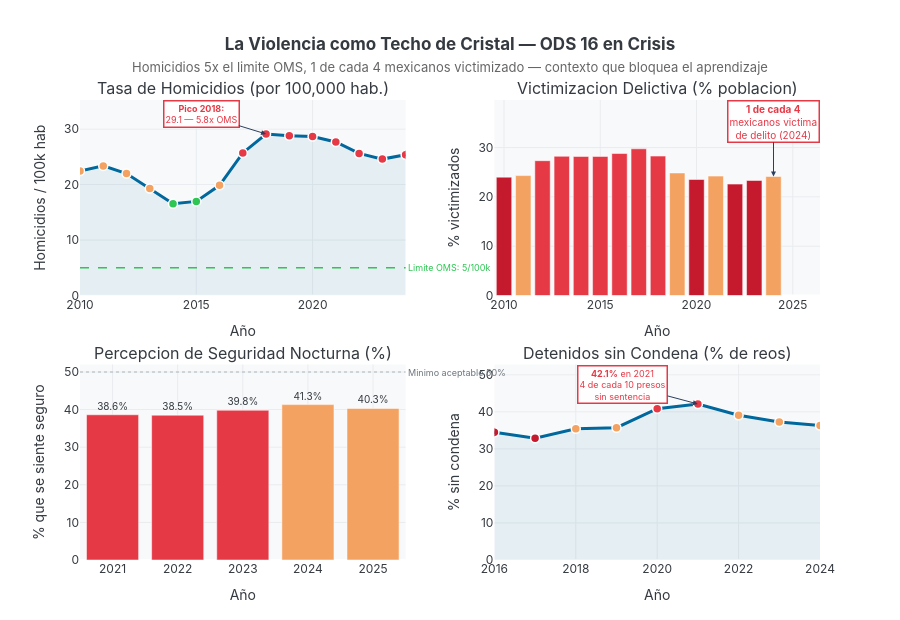

Source (notebook cell):
### Markdown cell above
## Acto IV — La Violencia como Techo de Cristal
¿Cómo aprende un niño cuando su comunidad vive bajo amenaza? La tasa de homicidios en México
(**25.4/100k en 2024**) quintuplica el umbral de epidemia de la OMS (5/100k). El **24 %** de la
población fue víctima de un delito en 2024. Solo el **40 %** se siente seguro al caminar de noche.
El ODS 16 no es sólo una meta de gobernanza — es el suelo sobre el que descansa el ODS 4.

### Code cell
# ══════════════════════════════════════════════════════════════════════════════
# FIGURA 4 — La Violencia como Techo de Cristal
# ══════════════════════════════════════════════════════════════════════════════
homicidios   = get_serie('16.1.1')
victimizacion = get_serie('16N.1.1')
seg_nocturna  = get_serie('16.1.4')
pretrial      = get_serie('16.3.2')

fig4 = make_subplots(
    rows=2, cols=2,
    subplot_titles=[
        'Tasa de Homicidios (por 100,000 hab.)',
        'Victimizacion Delictiva (% poblacion)',
        'Percepcion de Seguridad Nocturna (%)',
        'Detenidos sin Condena (% de reos)'
    ],
    vertical_spacing=0.15, horizontal_spacing=0.12
)

# ── Panel 1: Homicidios ───────────────────────────────────────────────────────
hom_colors = [C_ALERTA if v > 24 else C_ACENTO if v > 17 else C_MEJORA for v in homicidios['valor']]
fig4.add_trace(go.Scatter(
    x=homicidios['periodo'], y=homicidios['valor'],
    mode='lines+markers',
    line=dict(color=C_ODS16, width=3),
    marker=dict(size=9, color=hom_colors, line=dict(width=1.5, color='white')),
    fill='tozeroy', fillcolor='rgba(0,104,157,0.08)',
    showlegend=False,
    hovertemplate='<b>%{x}</b><br>Homicidios: <b>%{y:.1f}</b>/100k<extra></extra>'
), row=1, col=1)

fig4.add_hline(
    y=5, line_width=1.5, line_dash='dash', line_color=C_MEJORA,
    annotation_text='Limite OMS: 5/100k',
    annotation_position='right',
    annotation_font=dict(size=9, color=C_MEJORA),
    row=1, col=1
)
fig4.add_annotation(
    x=2018, y=29.12,
    text='<b>Pico 2018:</b><br>29.1 — 5.8x OMS',
    showarrow=True, arrowhead=2, ax=-65, ay=-20,
    font=dict(size=9, color=C_ALERTA),
    bgcolor='rgba(255,255,255,0.9)', bordercolor=C_ALERTA, borderwidth=1.5,
    row=1, col=1
)

# ── Panel 2: Victimización ────────────────────────────────────────────────────
vict_colors = [C_ALERTA if v > 27 else C_ACENTO if v > 24 else C_ODS4 for v in victimizacion['valor']]
fig4.add_trace(go.Bar(
    x=victimizacion['periodo'], y=victimizacion['valor'],
    marker_color=vict_colors,
    marker_line_color='white', marker_line_width=0.5,
    showlegend=False,
    hovertemplate='<b>%{x}</b><br>Victimizacion: <b>%{y:.1f}%</b><extra></extra>'
), row=1, col=2)

fig4.add_annotation(
    x=2024, y=24.13,
    text='<b>1 de cada 4</b><br>mexicanos victima<br>de delito (2024)',
    showarrow=True, arrowhead=2, ax=0, ay=-55,
    font=dict(size=10, color=C_ALERTA),
    bgcolor='rgba(255,255,255,0.9)', bordercolor=C_ALERTA, borderwidth=1.5,
    row=1, col=2
)

# ── Panel 3: Seguridad nocturna ───────────────────────────────────────────────
seg_colors = [C_ALERTA if v < 40 else C_ACENTO if v < 42 else C_ODS4 for v in seg_nocturna['valor']]
fig4.add_trace(go.Bar(
    x=seg_nocturna['periodo'], y=seg_nocturna['valor'],
    marker_color=seg_colors,
    marker_line_color='white', marker_line_width=0.5,
    text=['{:.1f}%'.format(v) for v in seg_nocturna['valor']],
    textposition='outside', textfont=dict(size=10),
    showlegend=False,
    hovertemplate='<b>%{x}</b><br>Se siente seguro: <b>%{y:.1f}%</b><extra></extra>'
), row=2, col=1)

fig4.add_hline(
    y=50, line_width=1, line_dash='dot', line_color='#ADB5BD',
    annotation_text='Minimo aceptable 50%',
    annotation_position='right',
    annotation_font=dict(size=9, color='#6C757D'),
    row=2, col=1
)

# ── Panel 4: Presos sin condena ───────────────────────────────────────────────
pt_colors = [C_ALERTA if v > 40 else C_ACENTO if v > 35 else C_ODS4 for v in pretrial['valor']]
fig4.add_trace(go.Scatter(
    x=pretrial['periodo'], y=pretrial['valor'],
    mode='lines+markers',
    line=dict(color=C_ODS16, width=3),
    marker=dict(size=9, color=pt_colors, line=dict(width=1.5, color='white')),
    fill='tozeroy', fillcolor='rgba(0,104,157,0.08)',
    showlegend=False,
    hovertemplate='<b>%{x}</b><br>Sin condena: <b>%{y:.1f}%</b><extra></extra>'
), row=2, col=2)

fig4.add_annotation(
    x=2021, y=42.13,
    text='<b>42.1%</b> en 2021<br>4 de cada 10 presos<br>sin sentencia',
    showarrow=True, arrowhead=2, ax=-75, ay=-20,
    font=dict(size=9, color=C_ALERTA),
    bgcolor='rgba(255,255,255,0.9)', bordercolor=C_ALERTA, borderwidth=1.5,
    row=2, col=2
)

fig4.update_yaxes(showgrid=True, gridcolor='#E9ECEF')
fig4.update_xaxes(showgrid=True, gridcolor='#E9ECEF', title_text='Año')
fig4.update_yaxes(title_text='Homicidios / 100k hab', row=1, col=1)
fig4.update_yaxes(title_text='% victimizados', row=1, col=2)
fig4.update_yaxes(title_text='% que se siente seguro', row=2, col=1)
fig4.update_yaxes(title_text='% sin condena', row=2, col=2)

fig4.update_layout(
    title=dict(
        text='<b>La Violencia como Techo de Cristal — ODS 16 en Crisis</b><br>'
             '<span style="font-size:13px;color:#666;font-weight:normal">'
             'Homicidios 5x el limite OMS, 1 de cada 4 mexicanos victimizado — contexto que bloquea el aprendizaje</span>',
        x=0.5, xanchor='center'
    ),
    height=620, plot_bgcolor=C_FONDO, paper_bgcolor='white',
    font=dict(family='Inter, Arial, sans-serif', color=C_LINEA),
    margin=dict(t=100, b=60)
)
fig4.show()

### Figure 1 — Plotly figure (JSON) as saved in the notebook; plotly's stock layout.template omitted (floating-point values rounded to 4 significant figures)
{"data": [{"fill": "tozeroy", "fillcolor": "rgba(0,104,157,0.08)", "hovertemplate": "<b>%{x}</b><br>Homicidios: <b>%{y:.1f}</b>/100k<extra></extra>", "line": {"color": "#00689D", "width": 3}, "marker": {"color": ["#F4A261", "#F4A261", "#F4A261", "#F4A261", "#2DC653", "#2DC653", "#F4A261", "#E63946", "#E63946", "#E63946", "#E63946", "#E63946", "#E63946", "#E63946", "#E63946"], "line": {"color": "white", "width": 1.5}, "size": 9}, "mode": "lines+markers", "showlegend": false, "type": "scatter", "x": [2010, 2011, 2012, 2013, 2014, 2015, 2016, 2017, 2018, 2019, 2020, 2021, 2022, 2023, 2024], "xaxis": "x", "y": [22.45, 23.37, 21.99, 19.28, 16.53, 16.97, 19.87, 25.71, 29.12, 28.82, 28.68, 27.68, 25.61, 24.59, 25.36], "yaxis": "y"}, {"hovertemplate": "<b>%{x}</b><br>Victimizacion: <b>%{y:.1f}%</b><extra></extra>", "marker": {"color": ["#C5192D", "#F4A261", "#E63946", "#E63946", "#E63946", "#E63946", "#E63946", "#E63946", "#E63946", "#F4A261", "#C5192D", "#F4A261", "#C5192D", "#C5192D", "#F4A261"], "line": {"color": "white", "width": 0.5}}, "showlegend": false, "type": "bar", "x": [2010, 2011, 2012, 2013, 2014, 2015, 2016, 2017, 2018, 2019, 2020, 2021, 2022, 2023, 2024], "xaxis": "x2", "y": [23.99, 24.32, 27.34, 28.22, 28.2, 28.2, 28.79, 29.75, 28.27, 24.85, 23.52, 24.21, 22.59, 23.32, 24.13], "yaxis": "y2"}, {"hovertemplate": "<b>%{x}</b><br>Se siente seguro: <b>%{y:.1f}%</b><extra></extra>", "marker": {"color": ["#E63946", "#E63946", "#E63946", "#F4A261", "#F4A261"], "line": {"color": "white", "width": 0.5}}, "showlegend": false, "text": ["38.6%", "38.5%", "39.8%", "41.3%", "40.3%"], "textfont": {"size": 10}, "textposition": "outside", "type": "bar", "x": [2021, 2022, 2023, 2024, 2025], "xaxis": "x3", "y": [38.62, 38.51, 39.83, 41.33, 40.3], "yaxis": "y3"}, {"fill": "tozeroy", "fillcolor": "rgba(0,104,157,0.08)", "hovertemplate": "<b>%{x}</b><br>Sin condena: <b>%{y:.1f}%</b><extra></extra>", "line": {"color": "#00689D", "width": 3}, "marker": {"color": ["#C5192D", "#C5192D", "#F4A261", "#F4A261", "#E63946", "#E63946", "#F4A261", "#F4A261", "#F4A261"], "line": {"color": "white", "width": 1.5}, "size": 9}, "mode": "lines+markers", "showlegend": false, "type": "scatter", "x": [2016, 2017, 2018, 2019, 2020, 2021, 2022, 2023, 2024], "xaxis": "x4", "y": [34.52, 32.9, 35.42, 35.73, 40.87, 42.13, 39.08, 37.25, 36.33], "yaxis": "y4"}], "layout": {"annotations": [{"font": {"size": 16}, "showarrow": false, "text": "Tasa de Homicidios (por 100,000 hab.)", "x": 0.22, "xanchor": "center", "xref": "paper", "y": 1, "yanchor": "bottom", "yref": "paper"}, {"font": {"size": 16}, "showarrow": false, "text": "Victimizacion Delictiva (% poblacion)", "x": 0.78, "xanchor": "center", "xref": "paper", "y": 1, "yanchor": "bottom", "yref": "paper"}, {"font": {"size": 16}, "showarrow": false, "text": "Percepcion de Seguridad Nocturna (%)", "x": 0.22, "xanchor": "center", "xref": "paper", "y": 0.425, "yanchor": "bottom", "yref": "paper"}, {"font": {"size": 16}, "showarrow": false, "text": "Detenidos sin Condena (% de reos)", "x": 0.78, "xanchor": "center", "xref": "paper", "y": 0.425, "yanchor": "bottom", "yref": "paper"}, {"font": {"color": "#2DC653", "size": 9}, "showarrow": false, "text": "Limite OMS: 5/100k", "x": 1, "xanchor": "left", "xref": "x domain", "y": 5, "yanchor": "middle", "yref": "y"}, {"arrowhead": 2, "ax": -65, "ay": -20, "bgcolor": "rgba(255,255,255,0.9)", "bordercolor": "#E63946", "borderwidth": 1.5, "font": {"color": "#E63946", "size": 9}, "showarrow": true, "text": "<b>Pico 2018:</b><br>29.1 — 5.8x OMS", "x": 2018, "xref": "x", "y": 29.12, "yref": "y"}, {"arrowhead": 2, "ax": 0, "ay": -55, "bgcolor": "rgba(255,255,255,0.9)", "bordercolor": "#E63946", "borderwidth": 1.5, "font": {"color": "#E63946", "size": 10}, "showarrow": true, "text": "<b>1 de cada 4</b><br>mexicanos victima<br>de delito (2024)", "x": 2024, "xref": "x2", "y": 24.13, "yref": "y2"}, {"font": {"color": "#6C757D", "size": 9}, "showarrow": false, "text": "Minimo aceptable 50%", "x": 1, "xanchor": "left", "xref": "x3 domain", "y": 50, "yanchor": "middle", "yref": "y3"}, {"arrowhead": 2, "ax": -75, "ay": -20, "bgcolor": "rgba(255,255,255,0.9)", "bordercolor": "#E63946", "borderwidth": 1.5, "font": {"color": "#E63946", "size": 9}, "showarrow": true, "text": "<b>42.1%</b> en 2021<br>4 de cada 10 presos<br>sin sentencia", "x": 2021, "xref": "x4", "y": 42.13, "yref": "y4"}], "font": {"color": "#343A40", "family": "Inter, Arial, sans-serif"}, "height": 620, "margin": {"b": 60, "t": 100}, "paper_bgcolor": "white", "plot_bgcolor": "#F8F9FA", "shapes": [{"line": {"color": "#2DC653", "dash": "dash", "width": 1.5}, "type": "line", "x0": 0, "x1": 1, "xref": "x domain", "y0": 5, "y1": 5, "yref": "y"}, {"line": {"color": "#ADB5BD", "dash": "dot", "width": 1}, "type": "line", "x0": 0, "x1": 1, "xref": "x3 domain", "y0": 50, "y1": 50, "yref": "y3"}], "title": {"text": "<b>La Violencia como Techo de Cristal — ODS 16 en Crisis</b><br><span style=\"font-size:13px;color:#666;font-weight:normal\">Homicidios 5x el limite OMS, 1 de cada 4 mexicanos victimizado — contexto que bloquea el aprendizaje</span>", "x": 0.5, "xanchor": "center"}, "xaxis": {"anchor": "y", "domain": [0, 0.44], "gridcolor": "#E9ECEF", "showgrid": true, "title": {"text": "Año"}}, "xaxis2": {"anchor": "y2", "domain": [0.56, 1], "gridcolor": "#E9ECEF", "showgrid": true, "title": {"text": "Año"}}, "xaxis3": {"anchor": "y3", "domain": [0, 0.44], "gridcolor": "#E9ECEF", "showgrid": true, "title": {"text": "Año"}}, "xaxis4": {"anchor": "y4", "domain": [0.56, 1], "gridcolor": "#E9ECEF", "showgrid": true, "title": {"text": "Año"}}, "yaxis": {"anchor": "x", "domain": [0.575, 1], "gridcolor": "#E9ECEF", "showgrid": true, "title": {"text": "Homicidios / 100k hab"}}, "yaxis2": {"anchor": "x2", "domain": [0.575, 1], "gridcolor": "#E9ECEF", "showgrid": true, "title": {"text": "% victimizados"}}, "yaxis3": {"anchor": "x3", "domain": [0, 0.425], "gridcolor": "#E9ECEF", "showgrid": true, "title": {"text": "% que se siente seguro"}}, "yaxis4": {"anchor": "x4", "domain": [0, 0.425], "gridcolor": "#E9ECEF", "showgrid": true, "title": {"text": "% sin condena"}}}}
